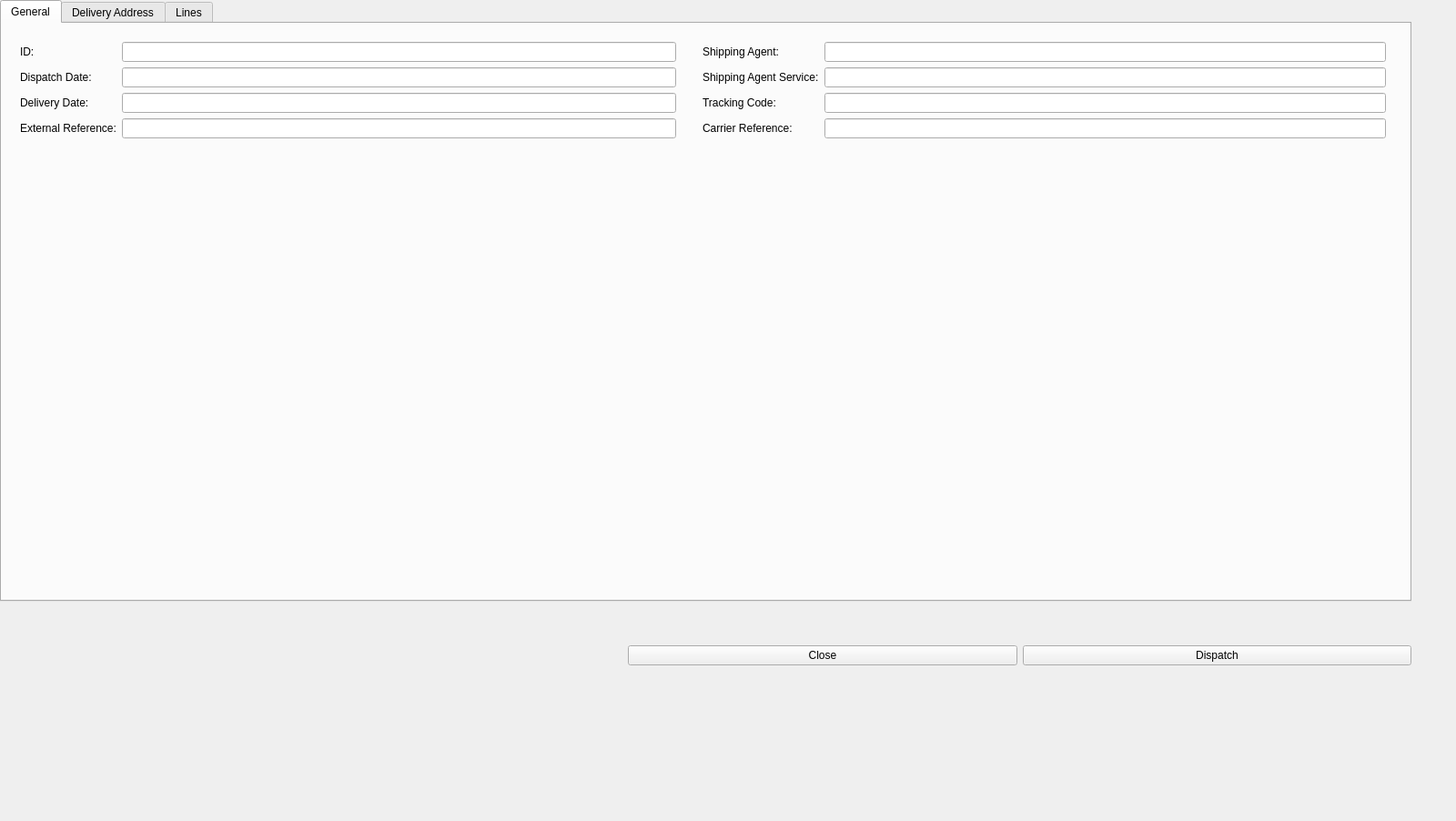
<?xml version="1.0" encoding="UTF-8"?>
<ui version="4.0">
 <class>DispatchOrderWidget</class>
 <widget class="QWidget" name="DispatchOrderWidget">
  <property name="geometry">
   <rect>
    <x>0</x>
    <y>0</y>
    <width>1600</width>
    <height>902</height>
   </rect>
  </property>
  <property name="windowTitle">
   <string>Dispatch Order</string>
  </property>
  <widget class="QWidget" name="verticalLayoutWidget">
   <property name="geometry">
    <rect>
     <x>0</x>
     <y>0</y>
     <width>1551</width>
     <height>661</height>
    </rect>
   </property>
   <layout class="QVBoxLayout" name="verticalLayout">
    <item>
     <widget class="QTabWidget" name="tabWidget">
      <property name="currentIndex">
       <number>0</number>
      </property>
      <widget class="QWidget" name="tab">
       <attribute name="title">
        <string>General</string>
       </attribute>
       <widget class="QWidget" name="formLayoutWidget">
        <property name="geometry">
         <rect>
          <x>20</x>
          <y>20</y>
          <width>721</width>
          <height>571</height>
         </rect>
        </property>
        <layout class="QFormLayout" name="formLayout">
         <item row="0" column="0">
          <widget class="QLabel" name="label">
           <property name="text">
            <string>ID:</string>
           </property>
          </widget>
         </item>
         <item row="0" column="1">
          <widget class="QLineEdit" name="lineedit_po_id"/>
         </item>
         <item row="1" column="0">
          <widget class="QLabel" name="label_2">
           <property name="text">
            <string>Dispatch Date:</string>
           </property>
          </widget>
         </item>
         <item row="1" column="1">
          <widget class="QLineEdit" name="lineedit_po_dispatch_date"/>
         </item>
         <item row="2" column="0">
          <widget class="QLabel" name="label_8">
           <property name="text">
            <string>Delivery Date:</string>
           </property>
          </widget>
         </item>
         <item row="2" column="1">
          <widget class="QLineEdit" name="lineedit_po_delivery_date"/>
         </item>
         <item row="3" column="0">
          <widget class="QLabel" name="label_7">
           <property name="text">
            <string>External Reference:</string>
           </property>
          </widget>
         </item>
         <item row="3" column="1">
          <widget class="QLineEdit" name="lineedit_po_external_reference"/>
         </item>
        </layout>
       </widget>
       <widget class="QWidget" name="formLayoutWidget_2">
        <property name="geometry">
         <rect>
          <x>770</x>
          <y>20</y>
          <width>751</width>
          <height>571</height>
         </rect>
        </property>
        <layout class="QFormLayout" name="formLayout_2">
         <item row="0" column="0">
          <widget class="QLabel" name="label_3">
           <property name="text">
            <string>Shipping Agent:</string>
           </property>
          </widget>
         </item>
         <item row="0" column="1">
          <widget class="QLineEdit" name="lineedit_po_shipping_agent"/>
         </item>
         <item row="1" column="0">
          <widget class="QLabel" name="label_4">
           <property name="text">
            <string>Shipping Agent Service:</string>
           </property>
          </widget>
         </item>
         <item row="1" column="1">
          <widget class="QLineEdit" name="lineedit_po_shipping_agent_service"/>
         </item>
         <item row="2" column="0">
          <widget class="QLabel" name="label_5">
           <property name="text">
            <string>Tracking Code:</string>
           </property>
          </widget>
         </item>
         <item row="2" column="1">
          <widget class="QLineEdit" name="lineedit_po_tracking_code"/>
         </item>
         <item row="3" column="0">
          <widget class="QLabel" name="label_6">
           <property name="text">
            <string>Carrier Reference:</string>
           </property>
          </widget>
         </item>
         <item row="3" column="1">
          <widget class="QLineEdit" name="lineedit_po_carrier_reference"/>
         </item>
        </layout>
       </widget>
      </widget>
      <widget class="QWidget" name="tab_3">
       <attribute name="title">
        <string>Delivery Address</string>
       </attribute>
       <widget class="QWidget" name="formLayoutWidget_4">
        <property name="geometry">
         <rect>
          <x>20</x>
          <y>20</y>
          <width>661</width>
          <height>671</height>
         </rect>
        </property>
        <layout class="QFormLayout" name="formLayout_4">
         <item row="0" column="0">
          <widget class="QLabel" name="label_14">
           <property name="text">
            <string>Name:</string>
           </property>
          </widget>
         </item>
         <item row="1" column="0">
          <widget class="QLabel" name="label_15">
           <property name="text">
            <string>Phone:</string>
           </property>
          </widget>
         </item>
         <item row="2" column="0">
          <widget class="QLabel" name="label_16">
           <property name="text">
            <string>Email:</string>
           </property>
          </widget>
         </item>
         <item row="3" column="0">
          <widget class="QLabel" name="label_17">
           <property name="text">
            <string>Address:</string>
           </property>
          </widget>
         </item>
         <item row="0" column="1">
          <widget class="QLineEdit" name="lineedit_po_da_name"/>
         </item>
         <item row="1" column="1">
          <widget class="QLineEdit" name="lineedit_po_da_phone"/>
         </item>
         <item row="2" column="1">
          <widget class="QLineEdit" name="lineedit_po_da_email"/>
         </item>
         <item row="3" column="1">
          <widget class="QLineEdit" name="lineedit_po_da_address"/>
         </item>
        </layout>
       </widget>
       <widget class="QWidget" name="formLayoutWidget_5">
        <property name="geometry">
         <rect>
          <x>710</x>
          <y>20</y>
          <width>811</width>
          <height>671</height>
         </rect>
        </property>
        <layout class="QFormLayout" name="formLayout_5">
         <item row="0" column="0">
          <widget class="QLabel" name="label_18">
           <property name="text">
            <string>Postcode:</string>
           </property>
          </widget>
         </item>
         <item row="1" column="0">
          <widget class="QLabel" name="label_19">
           <property name="text">
            <string>City:</string>
           </property>
          </widget>
         </item>
         <item row="2" column="0">
          <widget class="QLabel" name="label_20">
           <property name="text">
            <string>Country Code:</string>
           </property>
          </widget>
         </item>
         <item row="3" column="0">
          <widget class="QLabel" name="label_21">
           <property name="text">
            <string>Country:</string>
           </property>
          </widget>
         </item>
         <item row="1" column="1">
          <widget class="QLineEdit" name="lineedit_po_da_city"/>
         </item>
         <item row="0" column="1">
          <widget class="QLineEdit" name="lineedit_po_da_postcode"/>
         </item>
         <item row="2" column="1">
          <widget class="QLineEdit" name="lineedit_po_da_countrycode"/>
         </item>
         <item row="3" column="1">
          <widget class="QLineEdit" name="lineedit_po_da_country"/>
         </item>
        </layout>
       </widget>
      </widget>
      <widget class="QWidget" name="tab_5">
       <attribute name="title">
        <string>Lines</string>
       </attribute>
       <widget class="QTableWidget" name="tablewidget_lines">
        <property name="geometry">
         <rect>
          <x>20</x>
          <y>20</y>
          <width>1501</width>
          <height>561</height>
         </rect>
        </property>
        <property name="showGrid">
         <bool>false</bool>
        </property>
        <property name="gridStyle">
         <enum>Qt::SolidLine</enum>
        </property>
        <property name="sortingEnabled">
         <bool>true</bool>
        </property>
       </widget>
      </widget>
     </widget>
    </item>
   </layout>
  </widget>
  <widget class="QWidget" name="horizontalLayoutWidget_2">
   <property name="geometry">
    <rect>
     <x>690</x>
     <y>680</y>
     <width>861</width>
     <height>80</height>
    </rect>
   </property>
   <layout class="QHBoxLayout" name="horizontalLayout_2">
    <item>
     <widget class="QPushButton" name="btn_close">
      <property name="styleSheet">
       <string notr="true">min-height:1.5em;</string>
      </property>
      <property name="text">
       <string>Close</string>
      </property>
     </widget>
    </item>
    <item>
     <widget class="QPushButton" name="btn_dispatch">
      <property name="styleSheet">
       <string notr="true">min-height:1.5em;</string>
      </property>
      <property name="text">
       <string>Dispatch</string>
      </property>
     </widget>
    </item>
   </layout>
  </widget>
 </widget>
 <resources/>
 <connections/>
</ui>
